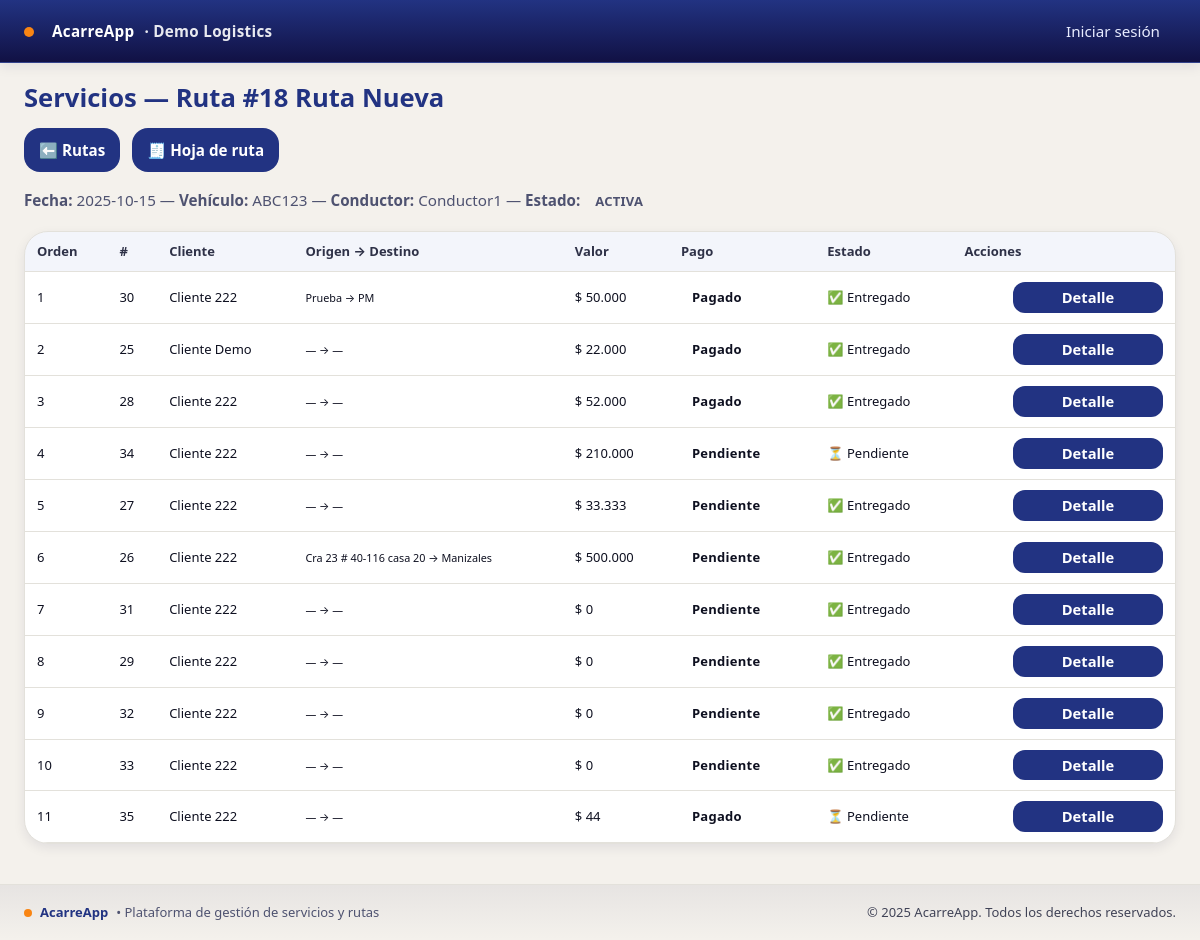
Page /servicios/por-ruta/18/ on the earlier database version.
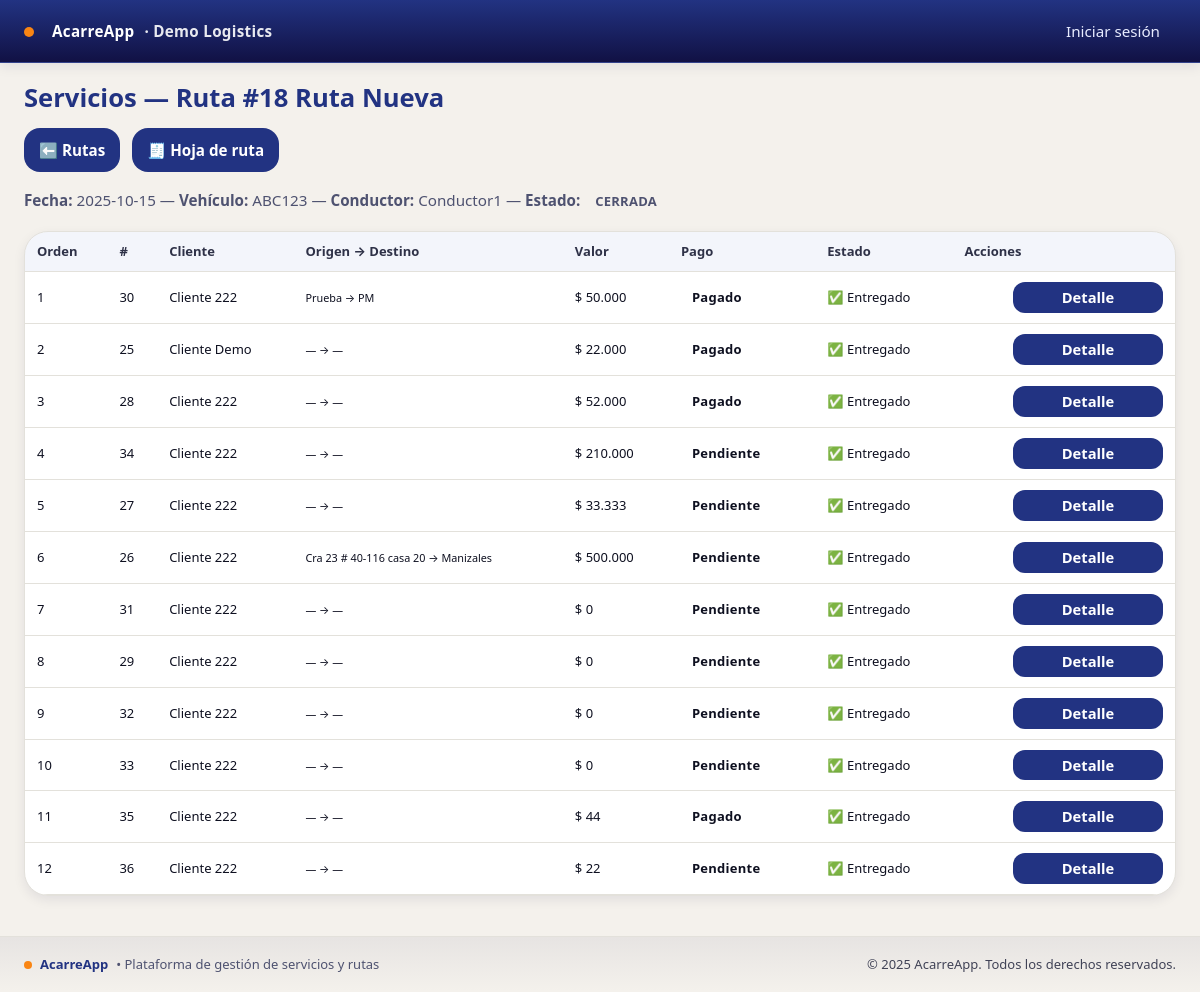
Same page on the later database version.
### servicios/models.py (models this page shows, shortened)
class Servicio(models.Model):
    PENDIENTE = 'PEND'
    ANTICIPO = 'ANT'
    PAGADO = 'PAG'
    ESTADOS = [(PENDIENTE,'Pendiente'), (ANTICIPO,'Recibir anticipo'), (PAGADO,'Pagado')]
    cliente = models.ForeignKey('empresa.Cliente', on_delete=models.PROTECT)
    ruta = models.ForeignKey('rutas.Ruta', on_delete=models.CASCADE, related_name='servicios')
    valor = models.PositiveIntegerField(default=0)
    estado_pago = models.CharField(max_length=4, choices=ESTADOS, default=PENDIENTE)
    anticipo = models.PositiveIntegerField(default=0)
    origen = models.CharField(max_length=200, blank=True)
    destino = models.CharField(max_length=200, blank=True)
    notas = models.TextField(blank=True)
    recogido = models.BooleanField(default=False)
    entregado = models.BooleanField(default=False)
    recogido_en = models.DateTimeField(null=True, blank=True)
    lat_recogida = models.FloatField(null=True, blank=True)
    lon_recogida = models.FloatField(null=True, blank=True)
    entregado_en = models.DateTimeField(null=True, blank=True)
    lat_entrega = models.FloatField(null=True, blank=True)
    lon_entrega = models.FloatField(null=True, blank=True)
    orden = models.PositiveIntegerField(default=0, db_index=True)
    cantidad = models.PositiveIntegerField(
        default=1,
        validators=[MinValueValidator(1)],
        help_text="Número de unidades asociadas al servicio (mínimo 1)."
    )
    class Meta:
        ordering = ['ruta', 'orden', 'id']

### empresa/models.py (models this page shows)
class Cliente(models.Model):
    empresa = models.ForeignKey(Empresa, on_delete=models.PROTECT)
    nombre = models.CharField(max_length=120)
    contacto = models.CharField(max_length=120, blank=True)
    telefono = models.CharField(max_length=50, blank=True)
    direccion = models.CharField(max_length=200, blank=True)
    activo = models.BooleanField(default=True)
    class Meta:
        unique_together = [('empresa','nombre')]
        ordering = ['nombre']
    def __str__(self):
        return self.nombre

### servicios/views.py (the view)
# urls.py: path('ruta/<int:ruta_id>/', views.ServiciosPorRutaView.as_view(), name='por_ruta'),  # ⬅️ nuevo
class ServiciosPorRutaView(ListView):
    model = Servicio
    template_name = 'servicios/list_por_ruta.html'
    context_object_name = 'servicios'
    paginate_by = 50
    def dispatch(self, request, *args, **kwargs):
        ruta_id = kwargs.get('ruta_id')
        try:
            emp = get_current_empresa()
            self.ruta = get_object_or_404(Ruta.objects.select_related('conductor','vehiculo'),
                                          pk=ruta_id, empresa=emp)
        except Exception:
            self.ruta = get_object_or_404(Ruta.objects.select_related('conductor','vehiculo'),
                                          pk=ruta_id)
        role = getattr(getattr(request.user, 'userprofile', None), 'rol', '')
        if role == 'CONDUCTOR' and not (request.user.is_staff or request.user.is_superuser):
            if self.ruta.conductor_id != request.user.id:
                messages.error(request, 'No autorizado para ver esta ruta.')
                from django.shortcuts import redirect
                return redirect('rutas:list')
        return super().dispatch(request, *args, **kwargs)
    def get_queryset(self):
        return (Servicio.objects
                .select_related('cliente','ruta')
                .filter(ruta=self.ruta)
                .order_by('orden', 'id'))
    def get_context_data(self, **kwargs):
        ctx = super().get_context_data(**kwargs)
        user = self.request.user
        role = getattr(getattr(user, 'userprofile', None), 'rol', '')
        ctx.update({
            'ruta': self.ruta,
            'es_conductor': role == 'CONDUCTOR',
            'es_gerente': user.is_superuser or user.is_staff or role == 'GERENTE',
        })
        return ctx

### acarreapp/context_processors.py (called while the page is built)
def vapid_public_key(request):
    return {"VAPID_PUBLIC_KEY": settings.VAPID_PUBLIC_KEY}

### acarreapp/tenancy.py (called while the page is built)
def set_current_empresa(empresa):
    _state.empresa = empresa

def get_current_empresa():
    return getattr(_state, 'empresa', None)

def empresa_context(request):
    return {'empresa_actual': get_current_empresa()}

### empresa/models.py (called while the page is built)
    def __str__(self):
        return self.placa

### rutas/templatetags/formatting.py (called while the page is built)
def _to_number(value):
    try:
        return float(value)
    except Exception:
        return 0.0

@register.filter
def miles(value):
    n = int(round(_to_number(value)))
    return f"{n:,}".replace(",", ".")

@register.filter
def money(value):
    return f"$ {miles(value)}"

### templates/servicios/list_por_ruta.html (shortened to what this page needs)
{% extends "base.html" %}
{% load l10n formatting %}
{% block content %}
<div id="svc-list">
  <div class="d-flex justify-content-between align-items-center mb-2">
    <h1 class="m-0">Servicios — Ruta #{{ ruta.id }} {{ ruta.nombre|default:"" }}</h1>
  </div>
  <div class="top-actions">
    <a class="btn btn-outline-secondary" href="{% url 'rutas:list' %}">⬅️ Rutas</a>
    {% if ruta and ruta.pk %}
      <a class="btn btn-outline-dark" href="{% url 'rutas:hoja' ruta.pk %}">🧾 Hoja de ruta</a>
    {% endif %}
  </div>
  <p class="text-muted">
    <strong>Fecha:</strong> {{ ruta.fecha_salida|date:"Y-m-d" }} —
    <strong>Vehículo:</strong> {{ ruta.vehiculo|default:"—" }} —
    <strong>Conductor:</strong> {{ ruta.conductor.username|default:"—" }} —
    <strong>Estado:</strong>
    {% if ruta.estado == 'ACTIVA' %}<span class="badge text-bg-success">ACTIVA</span>
    {% else %}<span class="badge text-bg-secondary">CERRADA</span>{% endif %}
  </p>
  <div class="card only-desktop">
    <div class="table-responsive">
      <table class="table table-striped table-hover align-middle mb-0">
        <thead class="table-light">
          <tr>
            <th>Orden</th>
            <th>#</th>
            <th>Cliente</th>
            <th>Origen → Destino</th>
            <th class="text-end">Valor</th>
            <th>Pago</th>
            <th>Estado</th>
            <th class="text-center">Acciones</th>
          </tr>
        </thead>
        <tbody id="tabla-servicios">
          {% for s in servicios %}
          <tr data-id="{{ s.id }}">
            <td>{{ s.orden }}</td>
            <td>{{ s.id }}</td>
            <td>{{ s.cliente }}</td>
            <td><small>{{ s.origen|default:"—" }} → {{ s.destino|default:"—" }}</small></td>
            <td class="text-end">{{ s.valor|money }}</td>
            <td>
              {% if s.estado_pago == 'PAG' %}
                <span class="badge text-bg-success">Pagado</span>
              {% elif s.estado_pago == 'ANT' %}
                <span class="badge text-bg-warning">Anticipo {{ s.anticipo|money }}</span>
              {% else %}
                <span class="badge text-bg-secondary">Pendiente</span>
              {% endif %}
            </td>
            <td>
              {% if s.entregado %}✅ Entregado
              {% elif s.recogido %}📦 En ruta
              {% else %}⏳ Pendiente{% endif %}
            </td>
            <td class="actions">
              <div class="row-actions">
                <a class="btn btn-outline-primary btn-compact" href="{% url 'servicios:detail' s.id %}">Detalle</a>
              </div>
            </td>
          </tr>
          {% empty %}
            <tr><td colspan="{% if es_gerente and ruta.estado == 'ACTIVA' %}9{% else %}8{% endif %}" class="text-center text-muted py-4">Sin servicios en esta ruta.</td></tr>
          {% endfor %}
        </tbody>
      </table>
    </div>
  </div>
</div>
{% endblock %}

Differences in the rows shown:
changed Ruta "Ruta Nueva": estado "ACTIVA" → "CERRADA" (drawn)
changed Servicio id 34: entregado "⏳ Pendiente" → "✅ Entregado"
changed Servicio id 35: entregado "⏳ Pendiente" → "✅ Entregado"
added Servicio: orden "12", id "36", cliente "Cliente 222", origen "—", destino "—", valor "$ 22", estado_pago "Pendiente", entregado "✅ Entregado"
Other differences:
text no longer shown: "ACTIVA"
text now shown: "CERRADA"
